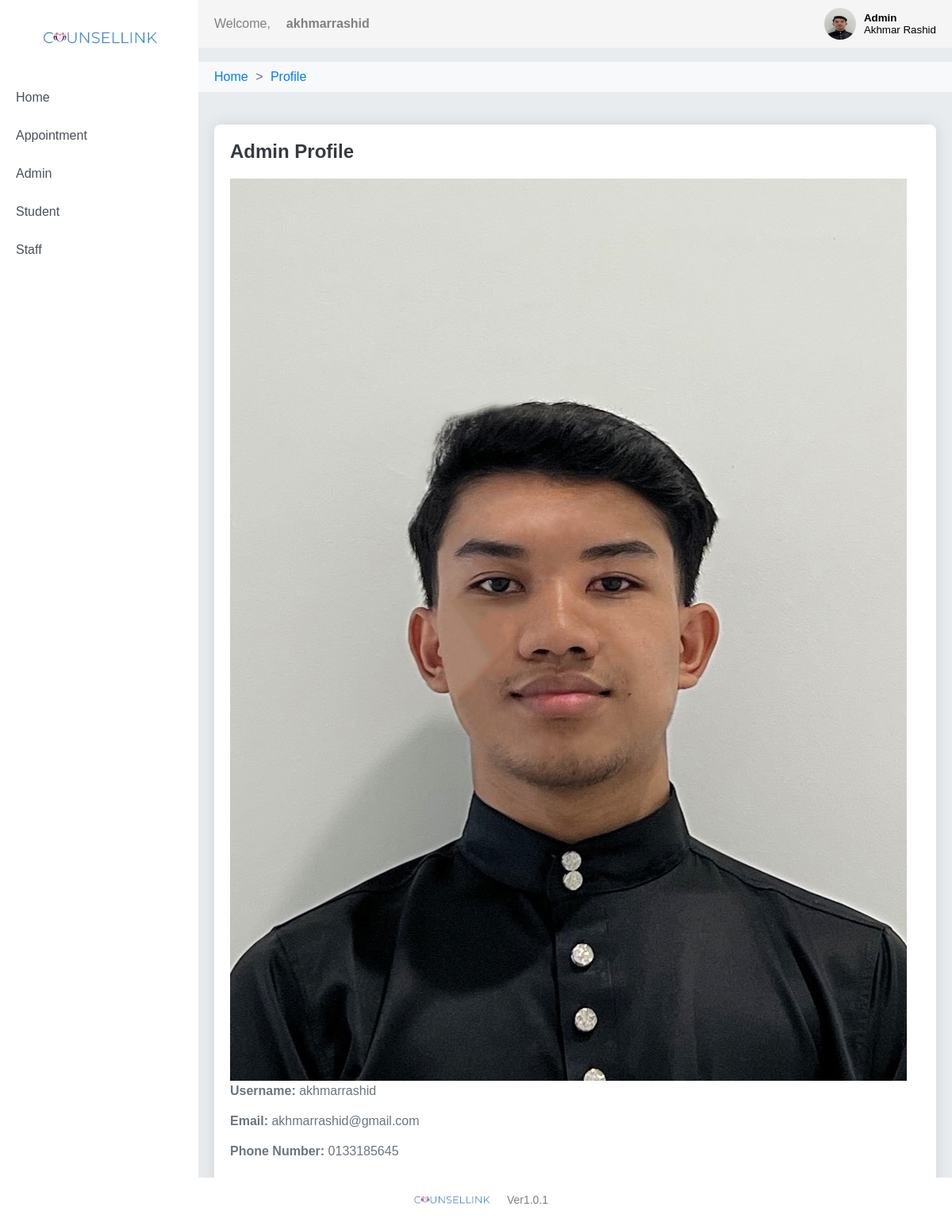
Screenshot of /profile-admin/ (signed in) with the database file from the repository.
### website/models.py (models this page shows, shortened)
class Admin(models.Model):
    user = models.OneToOneField(User, on_delete=models.CASCADE)
    adminPhoneno = models.CharField(max_length=12,null=True)
    adminImage = models.ImageField(upload_to="admin_images/",null=True,blank=True,default=default_admin_image)

### website/views.py (the view)
# urls.py: path('profile-admin/', views.profile_admin, name='profile_admin'),
@login_required
def profile_admin(request):
    admins = Admin.objects.all()
    admin_user = Admin.objects.get(user=request.user)
    context = {
        'admins': admins,
        'admin': admin_user,
        'admin': request.user.admin
    }
    return render(request, 'admin/profileAdmin.html', context)

### website/templates/admin/profileAdmin.html (shortened to what this page needs)
{% load static %}
<!DOCTYPE html>
<html lang="en">
<head>
    <link href="{% static 'css/style.css' %}" rel="stylesheet">
    <link href="{% static 'css/admin.css' %}" rel="stylesheet">
</head>
<body>
    <header>
        <nav>
            <div class="nav-left">
                <p>Welcome,</p>
                <p><strong>{{ user.username }}</strong></p>
            </div>
            <div class="nav-right">
                <div class="dropdown_profile">
                    <button onclick="toggleDropdown()">
                        {% if user.admin.adminImage %}
                            <img src="{{ user.admin.adminImage.url }}">
                        {% else %}
                            <img src="{% static 'img/default.png' %}">
                        {% endif %}
                        <div class="profile-details">
                            <p><strong>Admin</strong></p>
                            <p>{{ user.get_full_name }}</p>
                        </div>
                    </button>
                </div>
            </div>
        </nav>
    </header>
    <br>
    <div class="breadcrumb-wrapper">
        <div class="breadcrumb">
            <a href="{% url 'dashboard_admin' %}">Home</a> <span>&gt;</span>
            <a href="{% url 'profile_admin' %}">Profile</a>
        </div>
    </div>
    <div class="sidenav">
        <div class="sidenav-logo">
            <img src="{% static 'img/CounselLinkLogo.png' %}" alt="CounselLink Logo">
        </div>
        <a href="{% url 'dashboard_admin' %}" class="sidenav-item">Home</a>
        <a href="{% url 'manage_appointment' %}" class="sidenav-item">Appointment</a>
        <a href="{% url 'admin_list' %}" class="sidenav-item">Admin</a>
        <a href="{% url 'student_list' %}" class="sidenav-item">Student</a>
        <a href="{% url 'staff_list' %}" class="sidenav-item">Staff</a>
    </div>
    <div class="main">
        <div class="main-content">
            <h2>Admin Profile</h2>
            <div class="profile-details-container">
                <div class="profile-image">
                    {% if admin.adminImage %}
                        <img src="{{ admin.adminImage.url }}" alt="Admin Image">
                    {% else %}
                        <img src="{% static 'img/default.png' %}" alt="Default Image">
                    {% endif %}
                </div>
                <div class="profile-info">
                    <p><strong>Username:</strong> {{ admin.user.username }}</p>
                    <p><strong>Email:</strong> {{ admin.user.email }}</p>
                    <p><strong>Phone Number:</strong> {{ admin.adminPhoneno }}</p>
                </div>
            </div>
        </div>
    </div>
    <footer class="footer">
        <div class="footer-content flex justify-center items-center">
            <img class="footer-logo" src="{% static 'img/CounselLinkLogo.png' %}" alt="logo">
            <p class="footer-version">Ver1.0.1</p>
        </div>
    </footer>
</body>
</html>

### website/static/css/style.css (style rules this page uses)
* { margin: 0; padding: 0; box-sizing: border-box; }
body, html { height: 100%; margin: 0; padding: 0; display: flex; flex-direction: column; }
body { font-family: Arial, sans-serif; background-color: #e9ecef; }
.sidenav { height: 100%; width: 250px; position: fixed; top: 0; left: 0; background-color: white; padding-top: 20px; color: white; }
.sidenav-logo { text-align: center; margin-bottom: 20px; }
.sidenav-logo img { width: 180px; height: auto; }
.sidenav-item { padding: 15px 20px; text-decoration: none; color: #495057; display: block; transition: background-color 0.3s ease; }
.footer { background-color: white; color: gray; text-align: center; padding: 10px 0; position: relative; bottom: 0; width: 100%; flex-shrink: 0; }
.footer-content { display: flex; justify-content: center; align-items: center; }
.footer-logo { width: 120px; height: auto; margin-right: 10px; }
.footer-version { font-size: 14px; }
.main { flex: 1; margin-left: 250px; padding: 20px; min-height: calc(100vh - 40px - 20px); box-sizing: border-box; }
.main-content { margin: 0 auto; background-color: #fff; padding: 20px; border-radius: 8px; box-shadow: 0 0 20px rgba(0, 0, 0, 0.1); margin-top: 20px; }
.main-content h2 { color: #343a40; margin-bottom: 20px; }
.main-content p { color: #6c757d; margin-bottom: 20px; }
header { background-color: whitesmoke; color: gray; padding: 10px 20px; position: fixed; width: calc(100% - 250px); left: 250px; top: 0; z-index: 1000; }
nav { display: flex; justify-content: space-between; align-items: center; }
.nav-left, .nav-right { display: flex; align-items: center; }
.nav-left p { margin-right: 20px; }
.nav-right { display: flex; align-items: center; }
.nav-right img { width: 40px; height: 40px; border-radius: 50%; margin-right: 10px; }
.nav-right div { text-align: left; }
.nav-right div p { margin: 0; }
.breadcrumb-wrapper { margin-top: 60px; width: calc(100% - 250px); left: 250px; position: relative; z-index: 900; }
.breadcrumb { background-color: #f8f9fa; padding: 10px 20px; border-bottom: 1px solid #e9ecef; position: relative; z-index: 910; }
.breadcrumb a { color: #007bff; text-decoration: none; margin-right: 5px; }
.breadcrumb span { margin-right: 5px; color: #6c757d; }
.dropdown_profile { position: relative; }
.dropdown_profile button { display: flex; align-items: center; background: none; border: none; cursor: pointer; }
.dropdown_profile .profile-details { display: flex; flex-direction: column; }
.dropdown_profile .profile-details p { margin: 0; }
.dropdown_profile button img { width: 40px; height: 40px; border-radius: 50%; margin-right: 10px; }
.dropdown_profile button div { text-align: left; }

### rows the page displays
Admin: adminImage (picture), user.username "akhmarrashid", user.email "akhmarrashid@gmail.com", adminPhoneno "0133185645"

### other values shown
{{ user.username }} "akhmarrashid"
{{ user.get_full_name }} "Akhmar Rashid"
